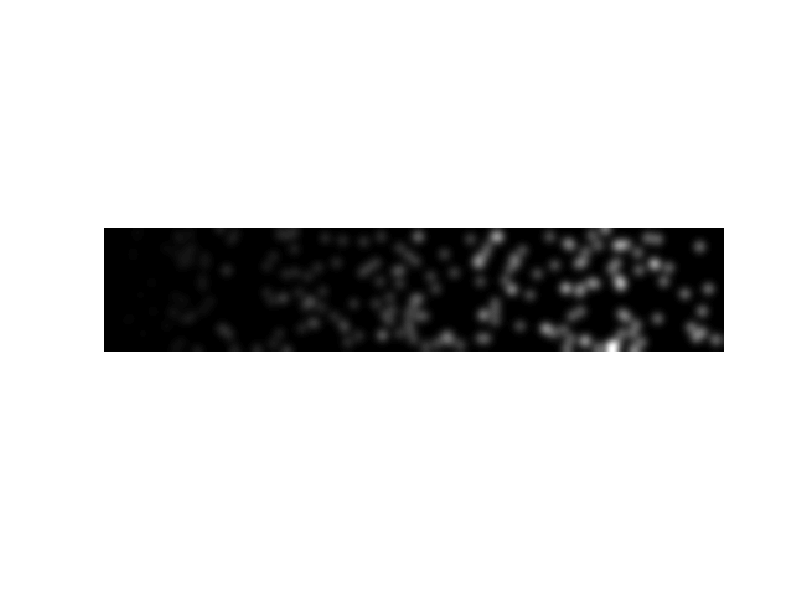

The MATLAB script that drew this image: (Note: this script raises an error after producing the figure.)
% DEMO_SIFT_PEAK  Demo: SIFT: peak treshold

randn('state',0) ;
rand('state',0) ;

I = double(rand(100,500) <= .005) ;
I = (ones(100,1) * linspace(0,1,500)) .* I ;
I(:,1) = 0 ; I(:,end) = 0 ;
I(1,:) = 0 ; I(end,:) = 0 ;
I = 2*pi*4^2 * imsmooth(I,4) ;
I = single(255 * I) ;

figure(1) ; clf ;
imagesc(I) ; colormap gray ;
axis equal ;  axis off; axis tight ;
hold on ;

demo_print('sift_peak_0') ;

tpr = [0 10 20 30] ;
for tp=tpr
  f = sift(I, ...
           'PeakTresh',   tp,    ...
           'EdgeTresh',   10000, ...
           'FirstOctave', -1) ;
  
  h = plotframe(f) ; 
  set(h,'color','y','linewidth',1) ;
  
  demo_print(sprintf('sift_peak_%d',find(tp==tpr))) ;  
  delete(h) ;
end
